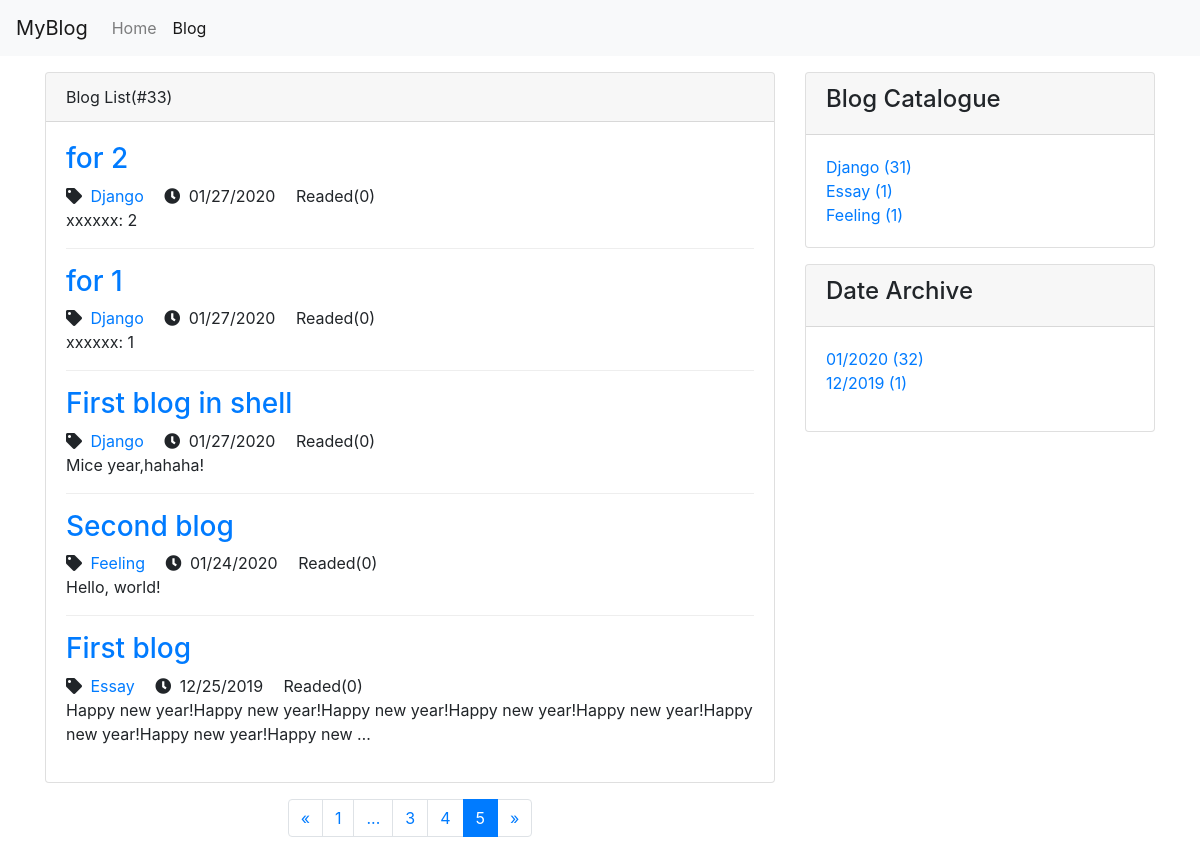
The app's page /blog/?page=5 with its own data.
### blog/models.py (models this page shows, shortened)
class Blog(models.Model, ReadNumExpandMethod):
    title = models.CharField(max_length=50)
    blog_type = models.ForeignKey(BlogType, on_delete=models.DO_NOTHING)
    content = RichTextUploadingField()
    author = models.ForeignKey(User, on_delete=models.DO_NOTHING)
    created_time = models.DateTimeField(auto_now_add=True)
    last_updated_time = models.DateTimeField(auto_now=True)
    class Meta:
        ordering = ['-created_time']

class BlogType(models.Model):
    type_name = models.CharField(max_length=15)
    def __str__(self):
        return self.type_name

### blog/views.py (the view)
# urls.py: path('', views.blog_list, name='blog_list'),
def blog_list(request):
    blogs_list = Blog.objects.all()
    content = get_blog_list_common_data(request, blogs_list)
    return render(request, 'blog/blog_list.html', content)

### read_statistics/models.py (called while the page is built)
    def get_read_num(self):
        try:
            ct = ContentType.objects.get_for_model(self)
            readnum = ReadNum.objects.get(content_type=ct, object_id=self.pk)
            return readnum.read_num
        except exceptions.ObjectDoesNotExist:
            return 0

### blog/templates/blog/blog_list.html (shortened to what this page needs)
{% extends 'base.html' %}
{% block header_extends %}
<link rel="stylesheet" href="/static/css/blog.css">
{% endblock %}
{% block nav_blog_active %}
active
{% endblock %}
{% block content %}
<div class="container">
    <div class="row mt-3">
        <div class="col-sm-8">
            <div class="card">
                <div class="card-header">
                    {% block blog_list_title %}
                    Blog List(#{{ page_of_blogs.paginator.count }})
                    {% endblock %}
                </div>
                <div class="card-body">
                    {% for blog in blogs %}
                    <div class="blog">
                        <h3><a href="{% url 'blog_detail' blog.pk %}">{{ blog.title }} </a></h3>
                        <p class="blog-info">
                            <i class="fas fa-tag mr-1"></i>
                            <a class="mr-3"
                                href="{% url 'blogs_with_type' blog.blog_type.pk %}">{{blog.blog_type}}</a>
                            <i class="fas fa-clock mr-1"></i>
                            {{blog.created_time|date:'m/d/Y'}}
                            <span class="ml-3">Readed({{ blog.get_read_num }})</span>
                        </p>
                        <p>{{ blog.content|striptags|truncatechars:120 }}</p>
                    </div>
                    {% empty %}
                    <div class="blog">
                        <h3>-- No blogs. Please look forward! --</h3>
                    </div>
                    {% endfor %}
                </div>
            </div>
            <div class="pt-3">
                <ul class="pagination justify-content-center">
                    {% if page_of_blogs.has_previous %}
                    <li class="page-item">
                        <a class="page-link" href="?page={{ page_of_blogs.previous_page_number }}">&laquo;</a>
                    </li>
                    {% else %}
                    <li class="page-item"><a class="page-link" href="?page=1">&laquo;</a></li>
                    {% endif %}
                    {% for page_num in page_range %}
                        {% if page_num == page_of_blogs.number %}
                        <li class="page-item active">
                            <span class="page-link">{{page_num}}</span class="page-link">
                        </li>
                        {% else %}
                            {% if page_num == '...' %}
                            <li class="page-item">
                                <span class="page-link">{{page_num}}</span>
                            </li>
                            {% else %}
                            <li class="page-item">
                                <a class="page-link" href="?page={{ page_num }}">{{page_num}}</a>
                            </li>
                            {% endif %}
                        {% endif %}
                    {% endfor %}
                    {% if page_of_blogs.has_next %}
                    <li class="page-item">
                        <a class="page-link" href="?page={{ page_of_blogs.next_page_number }}">&raquo;</a>
                    </li>
                    {% else %}
                    <li class="page-item"><a class="page-link"
                            href="?page={{ page_of_blogs.paginator.num_pages }}">&raquo;</a></li>
                    {% endif %}
                </ul>
            </div>
        </div>
        <div class="d-none d-sm-block col-sm-4">
            <div class="card">
                <div class="card-header">
                    <h4>Blog Catalogue</h4>
                </div>
                <div class="card-body">
                    <ul class="m-0 p-0 blog-type">
                        {% for blog_type in blog_types %}
                        <li>
                            <a href="{% url 'blogs_with_type' blog_type.pk %}">
                                {{ blog_type.type_name }} ({{ blog_type.blog_count }})
                            </a>
                        </li>
                        {% empty %}
                        <li>No catalogue</li>
                        {% endfor %}
                    </ul>
                </div>
            </div>
            <div class="card mt-3">
                <div class="card-header"><h4>Date Archive</h4></div>
                <div class="card-body">
                    <ul class="p-0">
                        {% for blog_date, blog_count in blog_dates.items %}
                        <li>
                        <a href="{% url 'blogs_with_date' blog_date.year blog_date.month %}">
                            {{ blog_date|date:'m/Y' }} ({{ blog_count }})
                        </a>
                        </li>
                        {% endfor %}
                    </ul>
                </div>
            </div>
        </div>
    </div>
</div>
{% endblock %}

### static/css/blog.css (style rules this page uses)
ul.blog-type { list-style-type: none; }
div.blog:not(:last-child) { border-bottom: 1px solid #eee; margin-bottom: 1em; }
div.blog p.blog-info { margin-bottom: 0; }
ul { list-style-type: none; }

### records on screen
Blog: title "for 2", blog_type "Django", created_time "01/27/2020", get_read_num "0", content "xxxxxx: 2"
Blog: title "for 1", blog_type "Django", created_time "01/27/2020", get_read_num "0", content "xxxxxx: 1"
Blog: title "First blog in shell", blog_type "Django", created_time "01/27/2020", get_read_num "0", content "Mice year,hahaha!"
Blog: title "Second blog", blog_type "Feeling", created_time "01/24/2020", get_read_num "0", content "Hello, world!"
Blog: title "First blog", blog_type "Essay", created_time "12/25/2019", get_read_num "0", content "Happy new year!Happy new year!Happy new year!Happy new year!Happy new year!Happy new year!Happy new year!Happy new …"
BlogType: type_name "Django", blog_count "31"
BlogType: type_name "Essay", blog_count "1"
BlogType: type_name "Feeling", blog_count "1"

### other values on screen
{{ page_of_blogs.paginator.count }} "33"
{{ page_num }} "1" "3" "4"
{{ page_num }} "..."
{{ page_num }} "5"
{{ blog_date|date:'m/Y' }} "01/2020" "12/2019"
{{ blog_count }} "32" "1"
